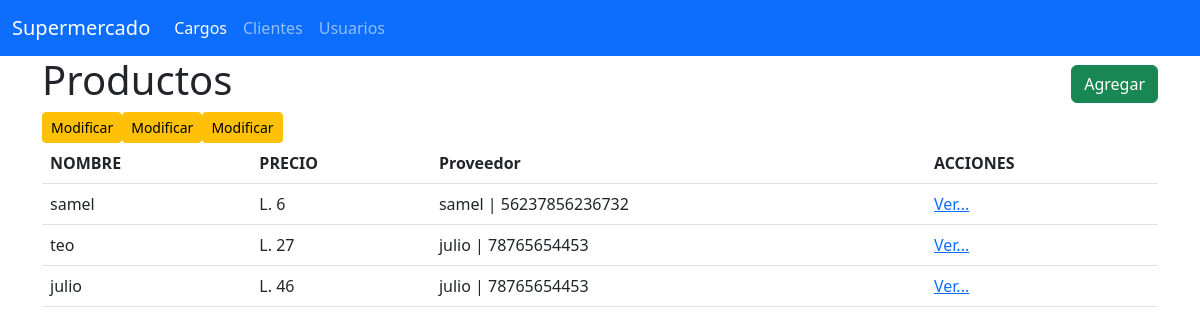
The app's page /inventario/productos/ with its own data.
### Inventario/models.py (models this page shows, shortened)
class Producto(models.Model):
    uuid =  models.UUIDField(primary_key=True, unique=True, default=uuid4, verbose_name="UUID")
    name =  models.CharField(max_length=200, verbose_name="Nombre")
    price =  models.IntegerField(verbose_name="Precio")
    provider =  models.ForeignKey(Proveedor, on_delete=models.CASCADE, verbose_name="Proveedor")
    status =  models.BooleanField(default=True, verbose_name='Estado', help_text='Seleccione el estado del proveedor')
    createdAt =  models.DateTimeField(auto_now_add=True)
    updatedAt =  models.DateTimeField(auto_now=True)

class Proveedor(models.Model):
    uuid =  models.UUIDField(primary_key=True, unique=True, default=uuid4, verbose_name='UUID')
    rtn =  models.CharField(max_length=14, verbose_name='RTN', help_text='Ingrese el RTN del proveedor')
    name =  models.CharField(max_length=150, verbose_name='Nombre', help_text='Ingrese el nombre del proveedor')
    city =  models.CharField(max_length=4, choices=CITIES, verbose_name='Ciudad', help_text='Seleccione la ciudad del proveedor')
    address =  models.CharField(max_length=255, verbose_name='Direccion', help_text='Ingrese la direccion del proveedor')
    email  =  models.CharField(max_length=70, verbose_name='Correo Electrónico', help_text='Ingrese el correo electronico del proveedor')
    phone =  models.CharField(max_length=8, verbose_name='Telefono', help_text='Ingrese el correo del proveedor')
    status =  models.BooleanField(default=True, verbose_name='Estado', help_text='Seleccione el estado del proveedor')
    createdAt =  models.DateTimeField(auto_now_add=True)
    updatedAt =  models.DateTimeField(auto_now=True)
    def __str__(self) -> str:
        return f"{self.name} | {self.rtn}"

### Inventario/views.py (the view)
# urls.py: path('productos/', ListarProductos.as_view(), name='listar_productos'),
class ListarProductos(View):
    def get(self, request):
        productos =  Producto.objects.all()
        return render(request, "productos/listar_productos.html", {"productos":productos})

### Inventario/templates/productos/listar_productos.html
{% extends "base.html" %}
{% block body %}
    <div class="d-flex justify-content-between align-items-center">
        <h1>Productos</h1>
        <a class="btn btn-success" href="{% url 'agregar_productos' %}">Agregar</a>
    </div>
    <table class="table">
        <tr>
            <th>NOMBRE</th>
            <th>PRECIO</th>
            <th>Proveedor</th>
            <th>ACCIONES</th>
        </tr>
        {% for producto in productos %}
            <tr>
                <td>{{producto.name}}</td>
                <td>L. {{producto.price}}</td>
                <td>{{producto.provider}}</td>
                <td><a href="{% url 'obtener_producto_por_uuid' producto.uuid %}">Ver...</a></td>
                <a href="{% url 'actualizar_productos' producto.uuid  %}" class="btn btn-warning btn-sm">Modificar</a>
            </tr>
        {% endfor %}
    </table>
{% endblock %}

### records on screen
Producto: name "samel", price "6", provider "samel | 56237856236732"
Producto: name "teo", price "27", provider "julio | 78765654453"
Producto: name "julio", price "46", provider "julio | 78765654453"
